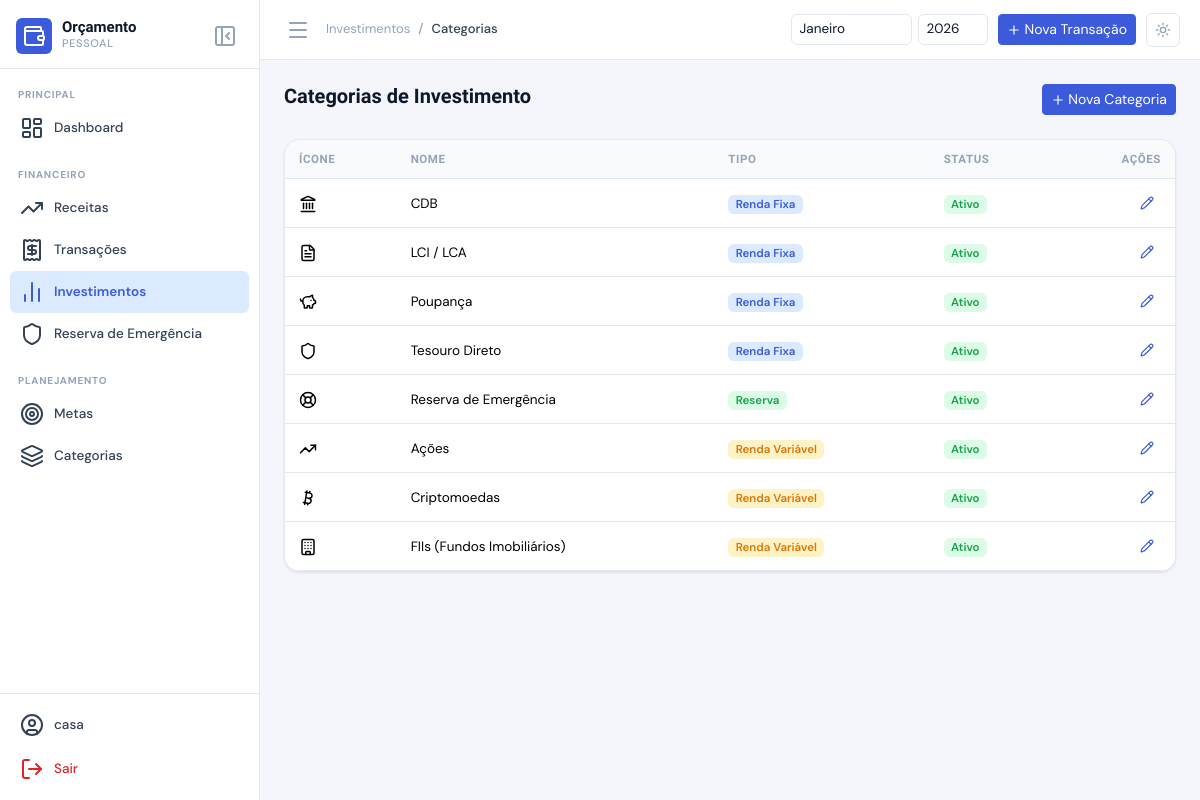
The app's page /investimentos/categorias/ (signed in) with its own data.
### core/models.py (models this page shows, shortened)
class InvestmentCategory(models.Model):
    TYPE_CHOICES = [
        ('fixed', 'Renda Fixa'),
        ('variable', 'Renda Variável'),
        ('reserve', 'Reserva de Emergência'),
    ]
    user = models.ForeignKey(User, on_delete=models.CASCADE, related_name='investment_categories')
    name = models.CharField('Nome', max_length=100)
    investment_type = models.CharField('Tipo', max_length=10, choices=TYPE_CHOICES)
    icon = models.CharField('Ícone (Lucide)', max_length=50, default='trending-up')
    is_active = models.BooleanField('Ativo', default=True)
    class Meta:
        verbose_name = 'Categoria de Investimento'
        verbose_name_plural = 'Categorias de Investimento'
        ordering = ['investment_type', 'name']
        unique_together = ['user', 'name']

### core/views/investments.py (the view)
# urls.py: path('investimentos/categorias/', investments.InvestmentCategoryListView.as_view(), name='investment-category-list'),
class InvestmentCategoryListView(LoginRequiredMixin, ListView):
    model = InvestmentCategory
    template_name = 'investments/categories.html'
    context_object_name = 'categories'
    def get_queryset(self):
        return InvestmentCategory.objects.filter(user=self.request.user)

### templates/investments/categories.html (shortened to what this page needs)
{% extends 'base.html' %}
{% block breadcrumb %}
<li class="breadcrumb-item"><a href="{% url 'core:investment-list' %}">Investimentos</a></li>
<li class="breadcrumb-item active">Categorias</li>
{% endblock %}
{% block content %}
<div class="page-header mb-4">
  <h4 class="page-title">Categorias de Investimento</h4>
  <a href="{% url 'core:investment-category-create' %}" class="btn btn-primary btn-sm">
    <i data-lucide="plus" style="width:14px;height:14px;"></i> Nova Categoria
  </a>
</div>
<div class="chart-card p-0">
  <div class="table-responsive">
    <table class="table data-table mb-0">
      <thead>
        <tr>
          <th>Ícone</th><th>Nome</th><th>Tipo</th><th>Status</th><th class="text-end">Ações</th>
        </tr>
      </thead>
      <tbody>
        {% for cat in categories %}
        <tr>
          <td><i data-lucide="{{ cat.icon }}" style="width:18px;height:18px;"></i></td>
          <td>{{ cat.name }}</td>
          <td>
            {% if cat.investment_type == 'fixed' %}<span class="badge bg-primary-subtle text-primary">Renda Fixa</span>
            {% elif cat.investment_type == 'variable' %}<span class="badge bg-warning-subtle text-warning">Renda Variável</span>
            {% else %}<span class="badge bg-success-subtle text-success">Reserva</span>{% endif %}
          </td>
          <td>{% if cat.is_active %}<span class="badge bg-success-subtle text-success">Ativo</span>{% else %}<span class="badge bg-secondary-subtle text-secondary">Inativo</span>{% endif %}</td>
          <td class="text-end">
            <a href="{% url 'core:investment-category-update' cat.pk %}" class="btn-icon btn-icon--edit"><i data-lucide="pencil" style="width:14px;height:14px;"></i></a>
          </td>
        </tr>
        {% empty %}
        <tr><td colspan="5" class="text-center py-4 text-muted">Nenhuma categoria.</td></tr>
        {% endfor %}
      </tbody>
    </table>
  </div>
</div>
{% endblock %}

### templates/base.html (shortened to what this page needs)
<!DOCTYPE html>
<html lang="pt-BR" data-theme="light">
<head>
  <link href="https://cdn.jsdelivr.net/npm/bootstrap@5.3.3/dist/css/bootstrap.min.css" rel="stylesheet" />
  {% load static %}
  <link rel="stylesheet" href="{% static 'css/main.css' %}" />
</head>
<body>
  {% if user.is_authenticated %}
  <aside class="sidebar" id="sidebar">
    <div class="sidebar-header">
      <div class="brand">
        <div class="brand-icon">
          <i data-lucide="wallet"></i>
        </div>
        <div class="brand-text">
          <span class="brand-name">Orçamento</span>
          <span class="brand-sub">Pessoal</span>
        </div>
      </div>
      <button class="sidebar-toggle-btn" id="sidebarToggle" aria-label="Fechar menu">
        <i data-lucide="panel-left-close"></i>
      </button>
    </div>
    <nav class="sidebar-nav">
      <div class="nav-section">
        <span class="nav-label">Principal</span>
        <a href="{% url 'core:dashboard' %}" class="nav-item {% if request.resolver_match.url_name == 'dashboard' %}active{% endif %}">
          <i data-lucide="layout-dashboard"></i>
          <span>Dashboard</span>
        </a>
      </div>
      <div class="nav-section">
        <span class="nav-label">Financeiro</span>
        <a href="{% url 'core:income-list' %}" class="nav-item {% if 'income' in request.resolver_match.url_name %}active{% endif %}">
          <i data-lucide="trending-up"></i>
          <span>Receitas</span>
        </a>
        <a href="{% url 'core:transaction-list' %}" class="nav-item {% if 'transaction' in request.resolver_match.url_name %}active{% endif %}">
          <i data-lucide="receipt"></i>
          <span>Transações</span>
        </a>
        <a href="{% url 'core:investment-list' %}" class="nav-item {% if 'investment' in request.resolver_match.url_name %}active{% endif %}">
          <i data-lucide="bar-chart-2"></i>
          <span>Investimentos</span>
        </a>
        <a href="{% url 'core:emergency-reserve' %}" class="nav-item {% if request.resolver_match.url_name == 'emergency-reserve' %}active{% endif %}">
          <i data-lucide="shield"></i>
          <span>Reserva de Emergência</span>
        </a>
      </div>
      <div class="nav-section">
        <span class="nav-label">Planejamento</span>
        <a href="{% url 'core:goal-list' %}" class="nav-item {% if 'goal' in request.resolver_match.url_name %}active{% endif %}">
          <i data-lucide="target"></i>
          <span>Metas</span>
        </a>
        <a href="{% url 'core:expense-structure' %}" class="nav-item {% if 'expense' in request.resolver_match.url_name %}active{% endif %}">
          <i data-lucide="layers"></i>
          <span>Categorias</span>
        </a>
      </div>
    </nav>
    <div class="sidebar-footer">
      <a href="{% url 'core:profile' %}" class="nav-item {% if request.resolver_match.url_name == 'profile' %}active{% endif %}">
        <i data-lucide="user-circle"></i>
        <span>{{ user.get_full_name|default:user.username }}</span>
      </a>
      <a href="{% url 'logout' %}" class="nav-item nav-item-danger">
        <i data-lucide="log-out"></i>
        <span>Sair</span>
      </a>
    </div>
  </aside>
  <main class="main-content" id="mainContent">
    <header class="topbar">
      <div class="topbar-left">
        <button class="topbar-menu-btn" id="menuToggle" aria-label="Abrir menu">
          <i data-lucide="menu"></i>
        </button>
        <nav aria-label="breadcrumb" class="d-none d-md-block">
          <ol class="breadcrumb mb-0">
            {% block breadcrumb %}{% endblock %}
          </ol>
        </nav>
      </div>
      <div class="topbar-right">
        <form method="get" class="period-selector" id="periodForm">
          {% block period_filter %}
          <select name="month" class="form-select form-select-sm" onchange="this.form.submit()">
            {% now "n" as current_month %}
            <option value="1" {% if request.GET.month == "1" %}selected{% endif %}>Janeiro</option>
          </select>
          <input type="number" name="year" class="form-control form-control-sm year-input"
                 value="{{ request.GET.year|default_if_none:'' }}"
                 placeholder="Ano" min="2000" max="2100"
                 onchange="this.form.submit()" />
          {% endblock %}
        </form>
        <a href="{% url 'core:transaction-create' %}" class="btn btn-primary btn-sm d-none d-md-flex align-items-center gap-1">
          <i data-lucide="plus" style="width:14px;height:14px;"></i>
          <span>Nova Transação</span>
        </a>
        <button class="theme-toggle" id="themeToggle" aria-label="Alternar tema">
          <i data-lucide="sun" class="icon-light"></i>
        </button>
      </div>
    </header>
    <div class="page-content">
      {% block content %}{% endblock %}
    </div>
  </main>
  {% else %}
  <div class="auth-wrapper">
    {% block auth_content %}{% endblock %}
  </div>
  {% endif %}
</body>
</html>

### records on screen
InvestmentCategory: name "CDB", investment_type "Renda Fixa", is_active "Ativo"
InvestmentCategory: name "LCI / LCA", investment_type "Renda Fixa", is_active "Ativo"
InvestmentCategory: name "Poupança", investment_type "Renda Fixa", is_active "Ativo"
InvestmentCategory: name "Tesouro Direto", investment_type "Renda Fixa", is_active "Ativo"
InvestmentCategory: name "Reserva de Emergência", investment_type "Reserva", is_active "Ativo"
InvestmentCategory: name "Ações", investment_type "Renda Variável", is_active "Ativo"
InvestmentCategory: name "Criptomoedas", investment_type "Renda Variável", is_active "Ativo"
InvestmentCategory: name "FIIs (Fundos Imobiliários)", investment_type "Renda Variável", is_active "Ativo"

### other values on screen
{{ user.get_full_name|default:user.username }} "casa"
